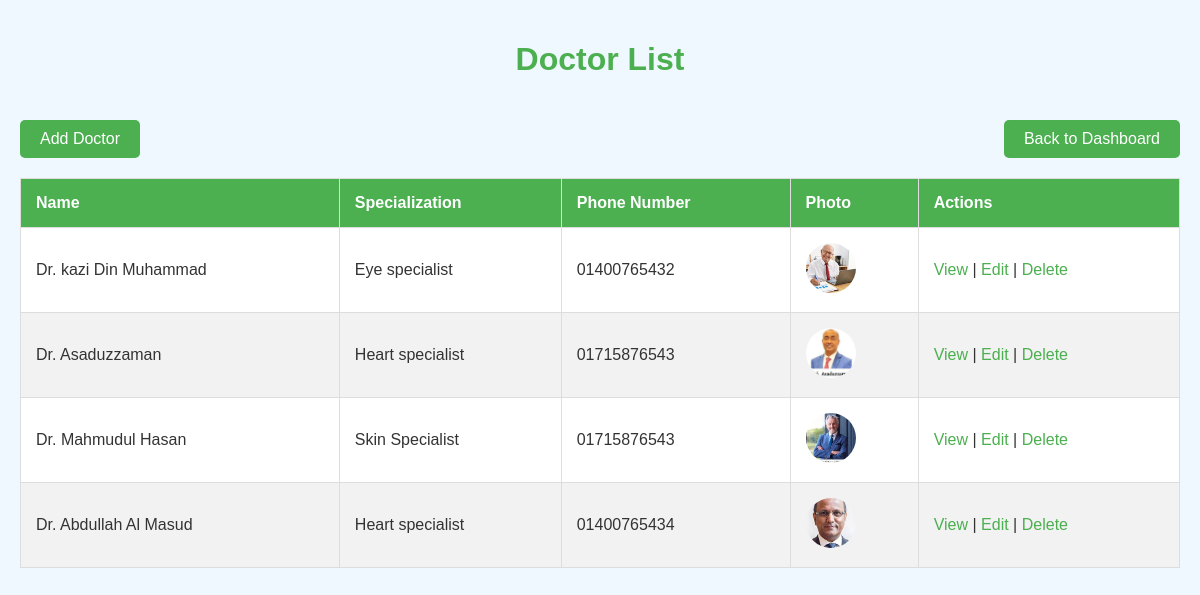
Screenshot of /doctors/ (signed in) with the database file from the repository.
### hospital/models.py (models this page shows, shortened)
class Doctor(models.Model):
    name = models.CharField(max_length=200)
    specialization = models.CharField(max_length=100, null=True, blank=True)
    phone_number = models.CharField(max_length=15, null=True, blank=True)
    photo = models.ImageField(upload_to='doctor_photos/', null=True, blank=True)

### hospital/views.py (the view)
# urls.py: path('doctors/', views.doctor_list, name='doctor_list'),
@login_required
def doctor_list(request):
    doctors = Doctor.objects.all()
    context = {'doctors': doctors}
    return render(request, 'hospital/doctor_list.html', context)

### hospital/templates/hospital/doctor_list.html (shortened to what this page needs)
<!DOCTYPE html>
<html lang="en">
<head>
</head>
<body>
    <h1>Doctor List</h1>
    <a class="add-doctor" href="{% url 'doctor_add' %}">Add Doctor</a>
    <a class="back-to-dashboard" href="{% url 'dashboard' %}" style="float: right;">
        Back to Dashboard
    </a>
    <table>
        <thead>
            <tr>
                <th>Name</th>
                <th>Specialization</th>
                <th>Phone Number</th>
                <th>Photo</th>
                <th>Actions</th>
            </tr>
        </thead>
        <tbody>
            {% for doctor in doctors %}
                <tr>
                    <td>Dr. {{ doctor.name }}</td>
                    <td>{{ doctor.specialization }}</td>
                    <td>{{ doctor.phone_number }}</td>
                    <td>
                        {% if doctor.photo %}
                            <img src="{{ doctor.photo.url }}" alt="{{ doctor.name }}" class="doctor-photo">
                        {% else %}
                            <div class="no-photo">No photo</div>
                        {% endif %}
                    </td>
                    <td>
                        <a href="{% url 'doctor_detail' doctor.pk %}">View</a> |
                        <a href="{% url 'doctor_edit' doctor.pk %}">Edit</a> |
                        <a href="{% url 'doctor_delete' doctor.pk %}">Delete</a>
                    </td>
                </tr>
            {% empty %}
                <tr>
                    <td colspan="5" style="text-align: center;">No doctors found.</td>
                </tr>
            {% endfor %}
        </tbody>
    </table>
</body>
</html>
</html>

### hospital/templates/hospital/doctor_list.html (style rules this page uses)
body { background-color: #f0f8ff; font-family: Arial, sans-serif; color: #333; margin: 0; padding: 20px; }
h1 { color: #4CAF50; text-align: center; }
table { width: 100%; border-collapse: collapse; margin-top: 20px; background-color: white; }
table, th, td { border: 1px solid #ddd; }
th, td { padding: 15px; text-align: left; }
th { background-color: #4CAF50; color: white; }
tr:nth-child(even) { background-color: #f2f2f2; }
a { color: #4CAF50; text-decoration: none; }
.add-doctor, .back-to-dashboard { display: inline-block; margin-top: 20px; padding: 10px 20px; background-color: #4CAF50; color: white; text-decoration: none; border-radius: 5px; }
.doctor-photo { width: 50px; height: 50px; object-fit: cover; border-radius: 50%; }

### rows the page displays
Doctor: name "kazi Din Muhammad", specialization "Eye specialist", phone_number "01400765432", photo (picture)
Doctor: name "Asaduzzaman", specialization "Heart specialist", phone_number "01715876543", photo (picture)
Doctor: name "Mahmudul Hasan", specialization "Skin Specialist", phone_number "01715876543", photo (picture)
Doctor: name "Abdullah Al Masud", specialization "Heart specialist", phone_number "01400765434", photo (picture)
